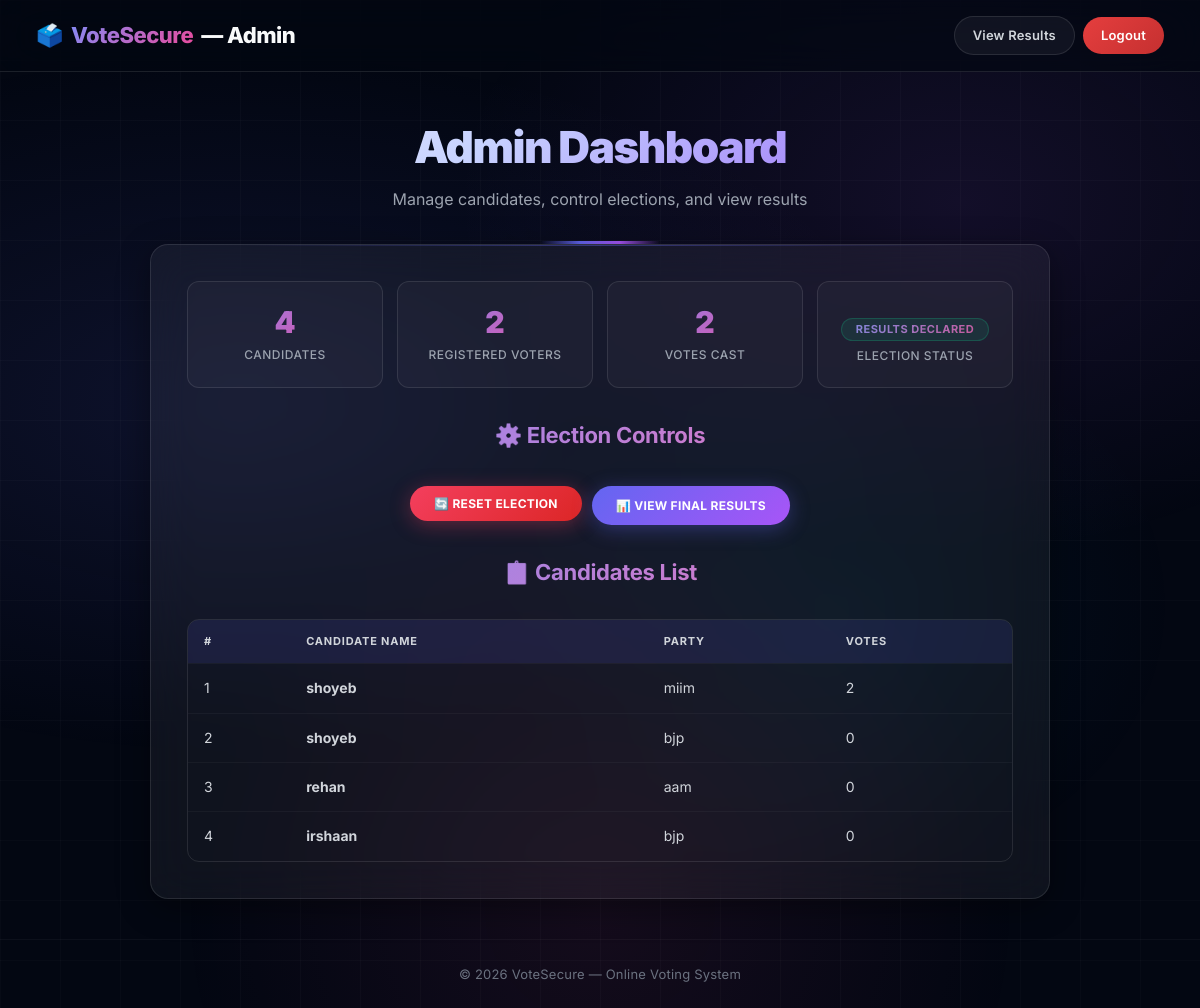
Screenshot of /voting/admin_dashboard.php (signed in) with the database file from the repository.
### tables this page shows
CREATE TABLE `candidates` (
  `id` int(11) NOT NULL,
  `name` varchar(100) NOT NULL,
  `party` varchar(100) NOT NULL,
  `votes` int(11) DEFAULT 0,
  `created_at` timestamp NOT NULL DEFAULT current_timestamp()
);

### voting/admin_dashboard.php (the view, shortened to what this page needs)
<?php
include 'db.php';
$sq = mysqli_query($conn, "SELECT status FROM election_status LIMIT 1");
$status_row = mysqli_fetch_assoc($sq);
$election_status = $status_row ? $status_row['status'] : 'not_started';
$candidates = mysqli_query($conn, "SELECT * FROM candidates ORDER BY id ASC");
$candidate_count = mysqli_num_rows($candidates);
$total_voters = mysqli_num_rows(mysqli_query($conn, "SELECT id FROM users"));
$total_voted  = mysqli_num_rows(mysqli_query($conn, "SELECT id FROM users WHERE voted=1"));
?>
<!DOCTYPE html>
<html lang="en">
<head>
    <link rel="stylesheet" href="style.css">
</head>
<body>
<div class="navbar">
    <div class="logo">🗳️ <span>VoteSecure</span> — Admin</div>
    <div class="nav-buttons">
        <a href="result.php">View Results</a>
        <a href="admin_logout.php" style="background:linear-gradient(135deg,#e53e3e,#c53030); color:white; border:none;">Logout</a>
    </div>
</div>
<div class="hero" style="padding:50px 20px 30px;">
    <h1>Admin Dashboard</h1>
    <p>Manage candidates, control elections, and view results</p>
</div>
<div class="container" style="max-width:900px;">
    <div class="admin-grid" style="grid-template-columns: repeat(4, 1fr);">
        <div class="admin-stat">
            <div class="stat-number"><?= $candidate_count ?></div>
            <div class="stat-label">Candidates</div>
        </div>
        <div class="admin-stat">
            <div class="stat-number"><?= $total_voters ?></div>
            <div class="stat-label">Registered Voters</div>
        </div>
        <div class="admin-stat">
            <div class="stat-number"><?= $total_voted ?></div>
            <div class="stat-label">Votes Cast</div>
        </div>
        <div class="admin-stat">
            <div class="stat-number">
                <?php
                    if($election_status == 'ongoing') echo '<span class="badge badge-success">ONGOING</span>';
                    elseif($election_status == 'ended') echo '<span class="badge badge-warning">ENDED</span>';
                    elseif($election_status == 'result_declared') echo '<span class="badge badge-success">RESULTS DECLARED</span>';
                    else echo '<span class="badge badge-warning">NOT STARTED</span>';
                ?>
            </div>
            <div class="stat-label">Election Status</div>
        </div>
    </div>
    <h2 style="margin-top:30px;">⚙️ Election Controls</h2>
    <div style="display:flex; gap:10px; justify-content:center; flex-wrap:wrap; margin-bottom:30px;">
        <?php if($election_status == 'result_declared'): ?>
            <form method="POST" style="margin:0;" onsubmit="return confirm('This will delete ALL candidates, votes, and reset everything. Continue?')">
                <button type="submit" name="reset_election" class="btn btn-danger btn-small">🔄 Reset Election</button>
            </form>
            <a href="result.php" class="btn btn-small" style="text-decoration:none;">📊 View Final Results</a>
        <?php endif; ?>
    </div>
    <h2>📋 Candidates List</h2>
    <?php if($candidate_count == 0): ?>
        <div class="alert alert-info">No candidates added yet.</div>
    <?php else: ?>
        <table class="admin-table">
            <thead>
                <tr>
                    <th>#</th>
                    <th>Candidate Name</th>
                    <th>Party</th>
                    <th>Votes</th>
                </tr>
            </thead>
            <tbody>
                <?php $i = 1; while($c = mysqli_fetch_assoc($candidates)): ?>
                <tr>
                    <td><?= $i ?></td>
                    <td><strong><?= htmlspecialchars($c['name']) ?></strong></td>
                    <td><?= htmlspecialchars($c['party']) ?></td>
                    <td><?= $c['votes'] ?></td>
                </tr>
                <?php $i++; endwhile; ?>
            </tbody>
        </table>
    <?php endif; ?>
</div>
<div class="footer">
    © 2026 VoteSecure — Online Voting System
</div>
</body>
</html>

### rows the page displays
candidates: name "shoyeb", party "miim", votes "2"
candidates: name "shoyeb", party "bjp", votes "0"
candidates: name "rehan", party "aam", votes "0"
candidates: name "irshaan", party "bjp", votes "0"

### other values shown
$candidate_count "4"
$total_voters "2"
$total_voted "2"
